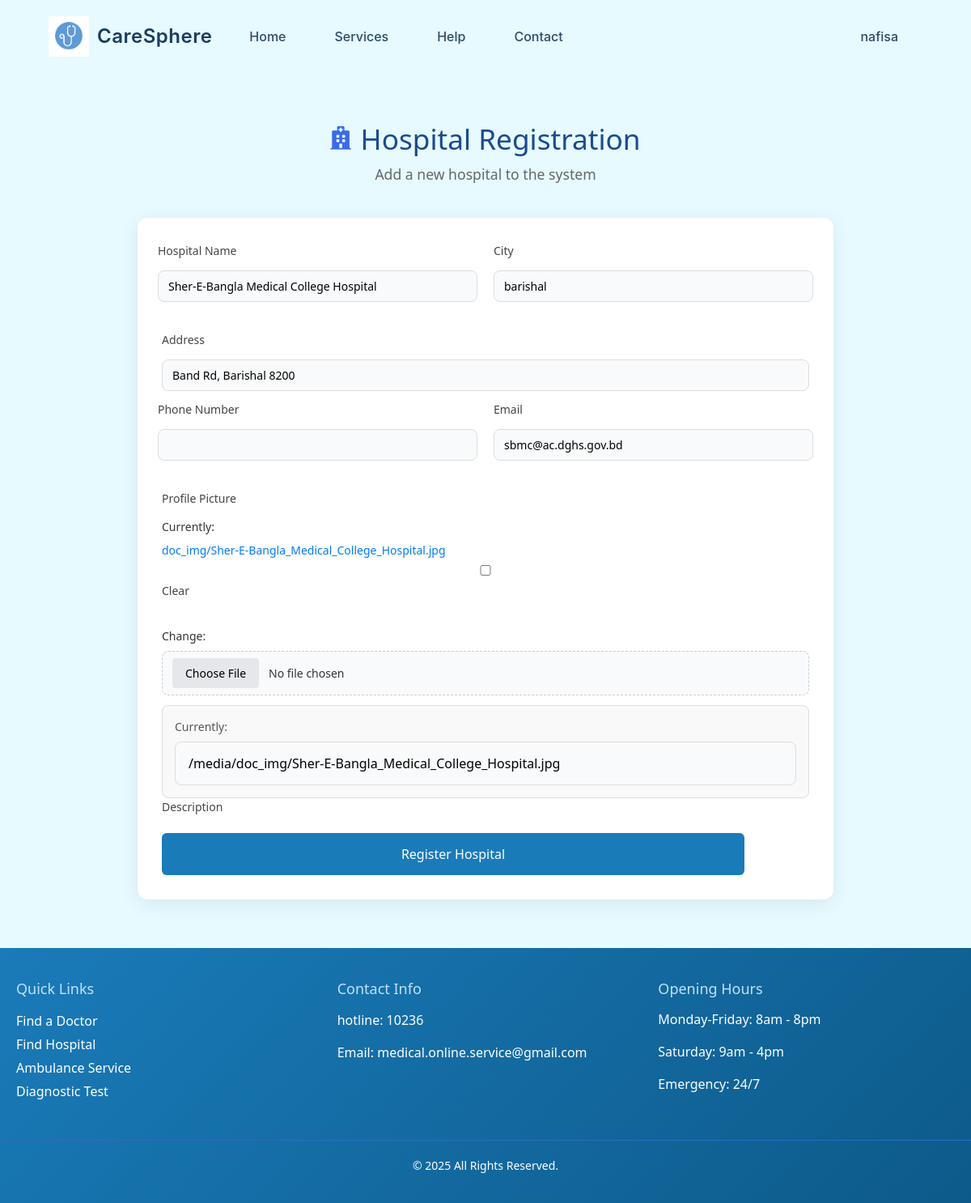
Before: /update_hospital/4 (signed in) with the older database file.
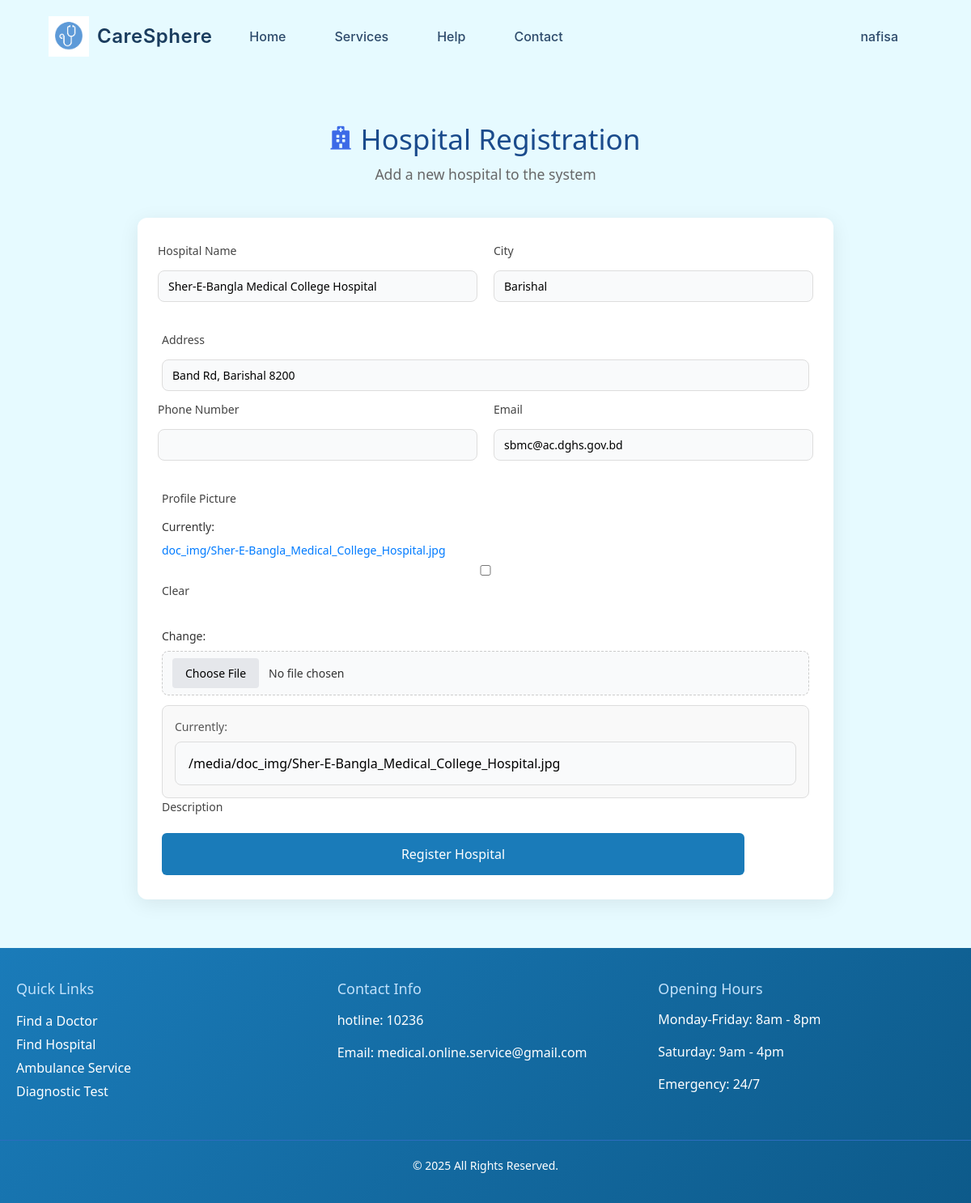
After: the same page with the newer database file.
### hospital/models.py (models this page shows, shortened)
class Hospital(models.Model):
    name = models.CharField(max_length=200 ,blank= True,null=True)
    profile_pic = models.ImageField(upload_to='doc_img/',blank=True, null=True)
    address = models.CharField(max_length=200 ,blank= True,null=True)
    city = models.CharField(max_length=100,blank= True,null=True)
    hotline = models.CharField(max_length=20,blank= True,null=True)
    email = models.EmailField(blank=True,null=True)

### hospital/views.py (the view)
# urls.py: path('update_hospital/<str:id>', h_views.update_hospital, name='update_hospital'),
@login_required
def update_hospital(request,id):
    hospital= Hospital.objects.get(pk=id)
    if request.method == 'POST':
        form = HospitalForm(request.POST, request.FILES,instance=hospital)
        if form.is_valid():
            form.save()
            return redirect('hospital_list')
    else:
        form = HospitalForm(instance=hospital)
    context = {'form': form}
    return render(request, template_name='hospital/upload_hospital.html', context=context)

### hospital/form.py
class HospitalForm(forms.ModelForm):
    class Meta:
        model = Hospital
        fields = '__all__'

### template/hospital/upload_hospital.html (shortened to what this page needs)
{% extends 'base.html' %}
{% load static %}
{% block body_class %}upload-hospital{% endblock %}
{% block content %}
<div class="hospital-upload-container">
  <div class="form-header">
    <h2><i class="fas fa-hospital"></i> Hospital Registration</h2>
    <p>Add a new hospital to the system</p>
  </div>
  <form action="" method="POST" enctype="multipart/form-data" class="hospital-form">
    <div class="form-row">
      <div class="form-group">
        <label for="id_name">Hospital Name</label>
        {{ form.name }}
      </div>
      <div class="form-group">
        <label for="id_city">City</label>
        {{ form.city }}
      </div>
    </div>
    <div class="form-group">
      <label for="id_address">Address</label>
      {{ form.address }}
    </div>
    <div class="form-row">
      <div class="form-group">
        <label for="id_phone">Phone Number</label>
        <input type="tel" id="id_phone" name="phone" pattern="[+]{0,1}[0-9\s\-]+" title="Enter valid phone number"
          class="phone-input">
      </div>
      <div class="form-group">
        <label for="id_email">Email</label>
        {{ form.email }}
      </div>
    </div>
    <div class="form-group">
      <label for="id_profile_pic">Profile Picture</label>
      {{ form.profile_pic }}
    </div>
    {% if form.instance.profile_pic %}
    <div class="current-image-container">
      <span class="current-image-label">Currently:</span>
      <input type="text" class="current-image-link" value="{{ form.instance.profile_pic.url }}" readonly>
    </div>
    {% endif %}
    <div class="form-group">
      <label for="id_description">Description</label>
    </div>
    <input type="submit" value="Register Hospital" class="submit-btn">
  </form>
</div>
{% endblock %}

Changed rows visible on the page:
changed Hospital "Sher-E-Bangla Medical College Hospital": city "barishal" → "Barishal"
